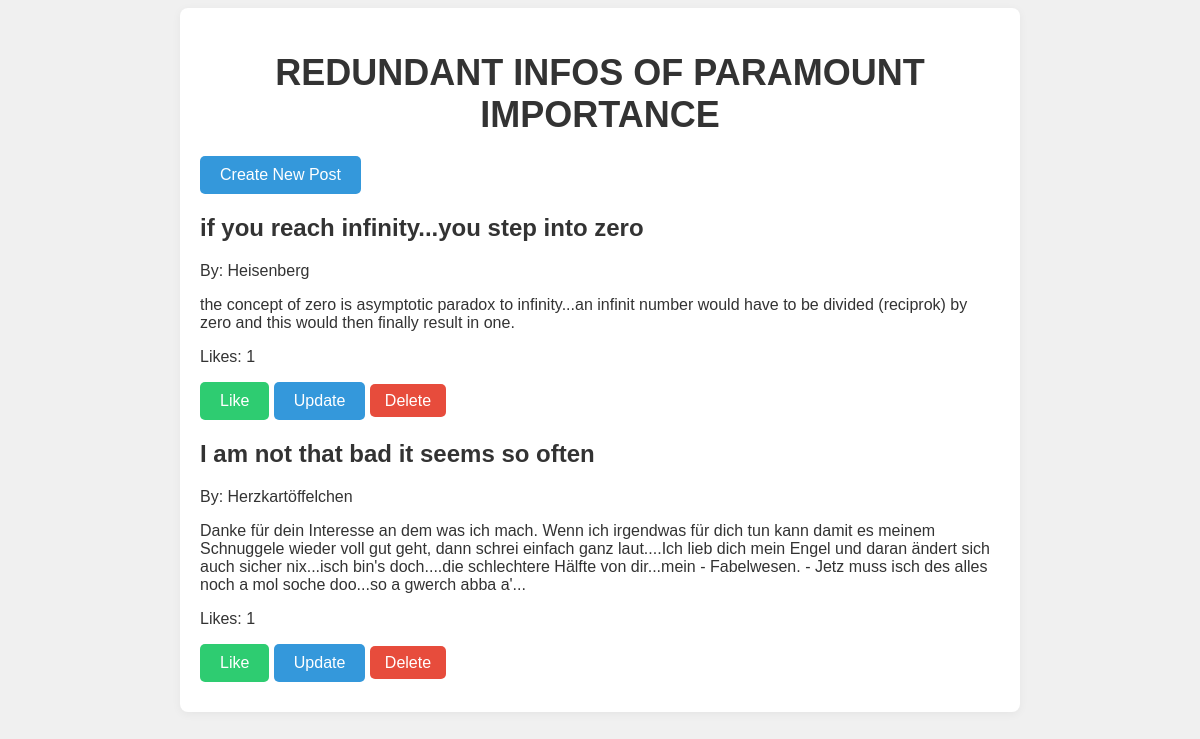
Before: / with the older database file.
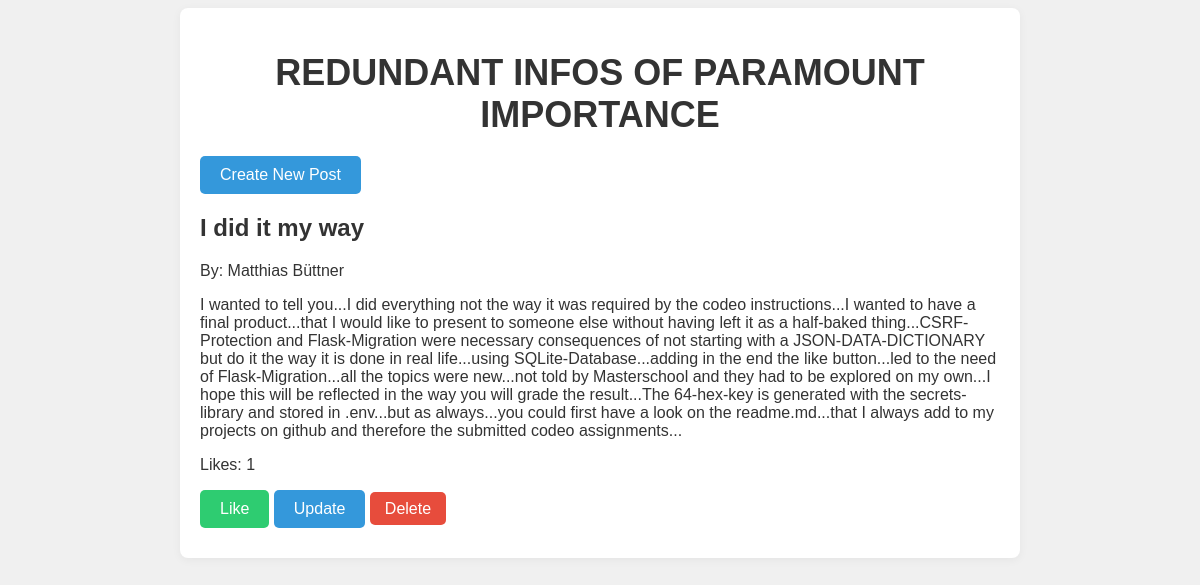
After: the same page with the newer database file.
### app.py (models this page shows, shortened)
class BlogPost(db.Model):
    id = db.Column(db.Integer, primary_key=True)
    author = db.Column(db.String(100), nullable=False)
    title = db.Column(db.String(200), nullable=False)
    content = db.Column(db.Text, nullable=False)
    likes = db.Column(db.Integer, default=0)  # Add 'likes' column

### app.py (the view)
@app.route('/')
def index():
    posts = BlogPost.query.all()  # Fetch all posts from the database
    return render_template('index.html', posts=posts)

### app.py (called while the page is built)
@app.before_request
def create_tables():
    db.create_all()

### templates/index.html (shortened to what this page needs)
<!DOCTYPE html>
<html lang="en">
<head>
    <link rel="stylesheet" href="{{ url_for('static', filename='style.css') }}">
</head>
<body>
    <div class="container">
        <h1>REDUNDANT INFOS OF PARAMOUNT IMPORTANCE</h1>
        <a href="{{ url_for('add') }}" class="btn">Create New Post</a>
        <ul class="posts">
            {% for post in posts %}
            <li class="post">
                <h2>{{ post.title }}</h2>
                <p>By: {{ post.author }}</p>
                <p>{{ post.content }}</p>
                <p>Likes: {{ post.likes }}</p>
                <div class="post-actions">
                    <a href="{{ url_for('like_post', id=post.id) }}" class="btn-like">Like</a>
                    <a href="{{ url_for('update_post', id=post.id) }}" class="btn">Update</a>
                    <a href="{{ url_for('delete_post', id=post.id) }}" class="btn-delete">Delete</a>
                </div>
            </li>
            {% endfor %}
        </ul>
    </div>
</body>
</html>

### static/style.css (style rules this page uses)
body { font-family: Arial, sans-serif; background-color: #f0f0f0; color: #333; }
h1 { text-align: center; font-size: 36px; margin-bottom: 20px; }
.container { max-width: 800px; margin: 0 auto; padding: 20px; background-color: #FFFFFF; border-radius: 8px; box-shadow: 0px 2px 10px rgba(0, 0, 0, 0.05); }
.btn { background-color: #3498DB; color: #FFF; padding: 10px 20px; text-decoration: none; border-radius: 5px; text-align: center; display: inline-block; transition: background-color 0.3s ease; cursor: pointer; }
.btn-delete { background-color: #E74C3C; color: #FFF; padding: 8px 15px; text-decoration: none; border-radius: 5px; text-align: center; transition: background-color 0.3s ease; cursor: pointer; }
.btn-like { background-color: #2ecc71; color: white; padding: 10px 20px; text-decoration: none; border-radius: 5px; text-align: center; display: inline-block; transition: background-color 0.3s ease; cursor: pointer; }
ul { list-style-type: none; padding: 0; margin: 10px 0; }

Changed rows visible on the page:
removed BlogPost: title "if you reach infinity...you step into zero", author "Heisenberg", content "the concept of zero is asymptotic paradox to infinity...an infinit number would have to be divided (reciprok) by zero and this would then finally result in one.", likes "1"
removed BlogPost: title "I am not that bad it seems so often", author "Herzkartöffelchen", content "Danke für dein Interesse an dem was ich mach. Wenn ich irgendwas für dich tun kann damit es meinem Schnuggele wieder voll gut geht, dann schrei einfach ganz laut....Ich lieb dich mein Engel und daran ändert sich auch sicher nix...isch bin's doch....die schlechtere Hälfte von dir...mein - Fabelwesen. - Jetz muss isch des alles noch a mol soche doo...so a gwerch abba a'...", likes "1"
added BlogPost: title "I did it my way", author "Matthias Büttner", content "I wanted to tell you...I did everything not the way it was required by the codeo instructions...I wanted to have a final product...that I would like to present to someone else without having left it as a half-baked thing...CSRF-Protection and Flask-Migration were necessary consequences of not starting with a JSON-DATA-DICTIONARY but do it the way it is done in real life...using SQLite-Database...adding in the end the like button...led to the need of Flask-Migration...all the topics were new...not told by Masterschool and they had to be explored on my own...I hope this will be reflected in the way you will grade the result...The 64-hex-key is generated with the secrets-library and stored in…", likes "1"
